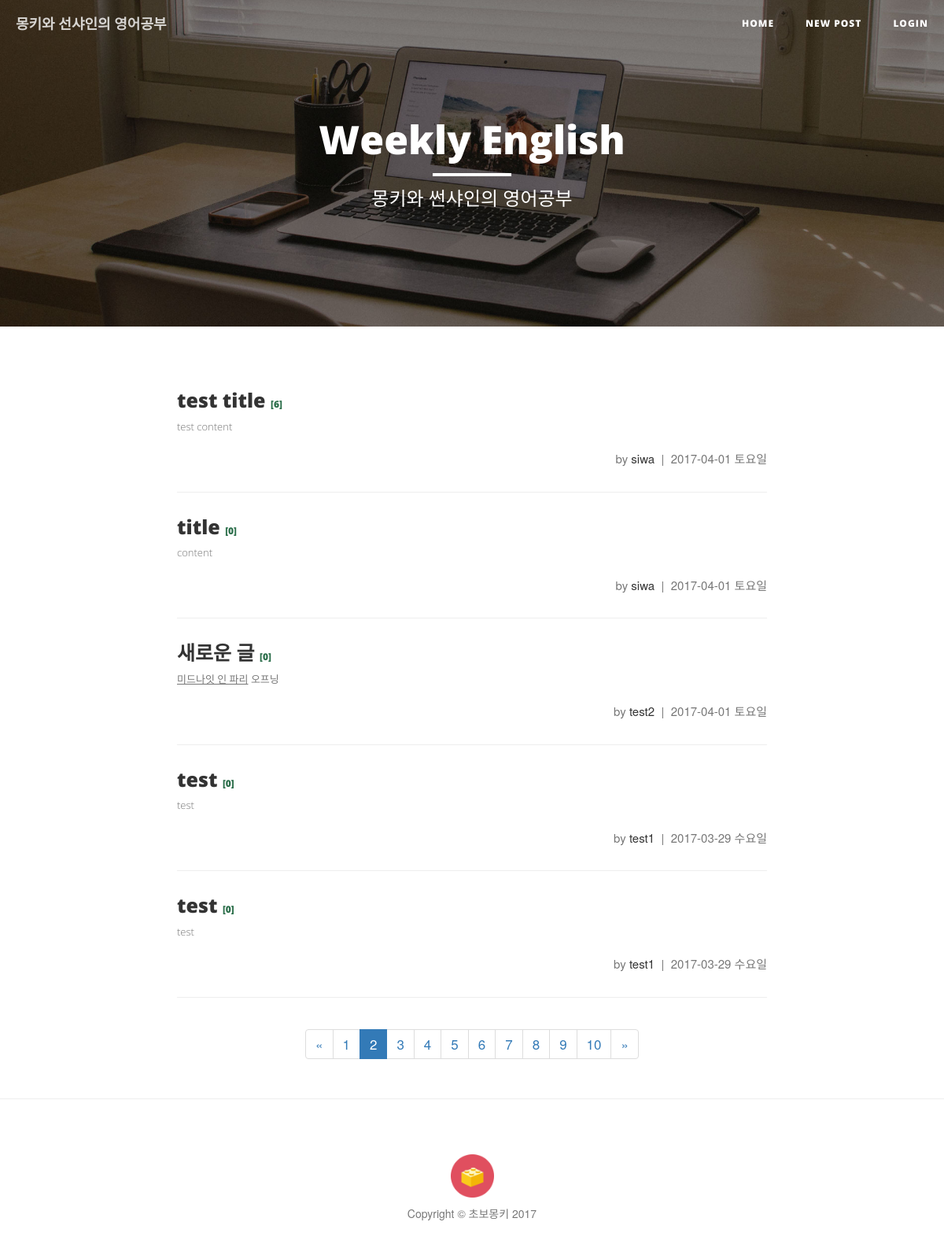
Screenshot of /?page=2 with the database file from the repository.
### study/models.py (models this page shows, shortened)
class Post(models.Model):
    author = models.ForeignKey('auth.User')
    title = models.CharField(max_length=200, verbose_name='제목')
    origin = models.CharField(max_length=200,  blank=True, null=True, verbose_name='원본 URL')
    video_url = models.CharField(max_length=100, blank=True, null=True, verbose_name='YouTube 링크')
    video_key = models.CharField(max_length=12, null=True, blank=True)
    video_time = models.IntegerField(null=True, blank=True)
    video_url2 = models.CharField(max_length=100, blank=True, null=True, verbose_name='YouTube 링크2')
    video_key2 = models.CharField(max_length=12, null=True, blank=True)
    video_time2 = models.IntegerField(null=True, blank=True)
    image = models.ImageField(upload_to = user_path, blank=True, verbose_name='이미지 추가', help_text='이미지를 추가할 수 있습니다. not required')
    cover_img = models.ImageField(upload_to = user_path, blank=True, verbose_name='커버 이미지', help_text='상단의 커버 이미지를 설정할 수 있습니다. not required')
    text = models.TextField(verbose_name='내용')
    created_date = models.DateTimeField(auto_now_add=True)
    class Meta:
        ordering = ['-created_date']

### study/views.py (the view)
# urls.py: url(r'^$', views.post_list, name='post_list'),
def post_list(request):
    p = Post.objects.filter(pk = 70)
    posts = Post.objects.all()
    page = request.GET.get('page', 1)
    paginator = Paginator(posts, 5)
    try:
        posts_page = paginator.page(page)
    except PageNotAnInteger:
        posts_page = paginator.page(1)
    except EmptyPage:
        posts_page = paginator.page(paginator.num_pages)
    return render(request, 'bsr/post_list.html', {'posts':posts_page})

### study/templates/bsr/post_list.html
{% extends 'bsr/base.html' %}
{% load staticfiles %}
{% block heading %}
<header class="intro-header" style="background-image: url('{% static 'bsr/img/home-bg.jpg' %}')">
    <div class="container">
        <div class="row">
            <div class="col-lg-8 col-lg-offset-2 col-md-10 col-md-offset-1">
              <div class="site-heading">
                  <h1 class><a class="heading" href="/">Weekly English</a></h1>
                  <hr class="small">
                  <span class="subheading">몽키와 썬샤인의 영어공부</span>
              </div>
            </div>
        </div>
    </div>
</header>
{% endblock %}
{% block content %}
{% for post in posts %}
  <div class="post-preview">
      <a href="{% url 'study:post_detail' pk=post.pk %}">
          <h2 class="post-title">
              {{ post.title }}
              <span class="count">[{{ post.comments.count }}]</span>
          </h2>
          <h3 class="post-subtitle">
              {{ post.text | truncatechars:200 | safe }}
          </h3>
      </a>
      <p class="post-meta">by <a href="#">{{ post.author }}</a>&nbsp;&nbsp;|&nbsp;&nbsp;{{ post.created_date | date:"Y-m-d D" }}</p>
  </div>
  <hr>
{% endfor %}
{% if posts.has_other_pages %}
  <div class="text-center">
    <ul class="pagination">
      {% if posts.has_previous %}
        <li><a href="?page={{ posts.previous_page_number }}">&laquo;</a></li>
      {% else %}
        <li class="disabled"><span>&laquo;</span></li>
      {% endif %}
      {% for i in posts.paginator.page_range %}
        {% if posts.number == i %}
          <li class="active"><span>{{ i }} <span class="sr-only">(current)</span></span></li>
        {% else %}
          <li><a href="?page={{ i }}">{{ i }}</a></li>
        {% endif %}
      {% endfor %}
      {% if posts.has_next %}
        <li><a href="?page={{ posts.next_page_number }}">&raquo;</a></li>
      {% else %}
        <li class="disabled"><span>&raquo;</span></li>
      {% endif %}
    </ul>
  </div>
{% endif %}
{% endblock content %}

### study/static/bsr/css/clean-blog.css (style rules this page uses)
body { font-size: 17px; color: #333333; line-height: 2; }
p { line-height: 1.5; margin: 30px 0; }
p a { text-decoration: underline; }
h1, h2, h3, h4, h5, h6 { font-family: 'Open Sans', 'Helvetica Neue', Helvetica, Arial, sans-serif; font-weight: 800; }
a { color: #333333; }
hr.small { max-width: 100px; margin: 15px auto; border-width: 4px; border-color: white; }
.intro-header { background-color: #777777; background: no-repeat center center; background-attachment: scroll; -webkit-background-size: cover; -moz-background-size: cover; background-size: cover; -o-background-size: cover; margin-bottom: 50px; }
.intro-header .site-heading, .intro-header .post-heading, .intro-header .page-heading { padding: 100px 0 50px; color: white; }
@media only screen and (min-width: 768px) { .intro-header .site-heading, .intro-header .post-heading, .intro-header .page-heading { padding: 150px 0; } }
.intro-header .site-heading, .intro-header .page-heading { text-align: center; }
.intro-header .site-heading h1, .intro-header .page-heading h1 { margin-top: 0; font-size: 35px; }
.intro-header .site-heading .subheading, .intro-header .page-heading .subheading { font-size: 24px; line-height: 1.1; display: block; font-family: 'Open Sans', 'Helvetica Neue', Helvetica, Arial, sans-serif; font-weight: 300; margin: 10px 0 0; }
@media only screen and (min-width: 768px) { .intro-header .site-heading h1, .intro-header .page-heading h1 { font-size: 50px; } }
.post-preview > a { color: #333333; }
.post-preview > a > .post-title { font-size: 25px; margin-top: 30px; margin-bottom: 10px; }
.post-preview > a > .post-subtitle { margin: 0px; line-height: 1.5; font-size: 13px; font-weight: 300; margin-bottom: 10px; color: #777777; }
.post-preview > .post-meta { color: #777777; font-size: 15px; margin-top: 20px; text-align: right; }
.post-preview > .post-meta > a { text-decoration: none; color: #333333; }
@media only screen and (min-width: 768px) { .post-preview > a > .post-title { font-size: 25px; } }
body { -webkit-tap-highlight-color: #0085A1; }
.heading { color: white; }
.count { font-size: 12px; color: #2b6e4a }

### rows the page displays
Post: title "test title", comments.count "6", text "test content", author "siwa", created_date "2017-04-01 토요일"
Post: title "title", comments.count "0", text "content", author "siwa", created_date "2017-04-01 토요일"
Post: title "새로운 글", comments.count "0", text "미드나잇 인 파리 오프닝", author "test2", created_date "2017-04-01 토요일"
Post: title "test", comments.count "0", text "test", author "test1", created_date "2017-03-29 수요일"
Post: title "test", comments.count "0", text "test", author "test1", created_date "2017-03-29 수요일"

### other values shown
{{ i }} "1" "3" "4" "5" "6" "7" "8" "9" "10"
{{ i }} "2"
